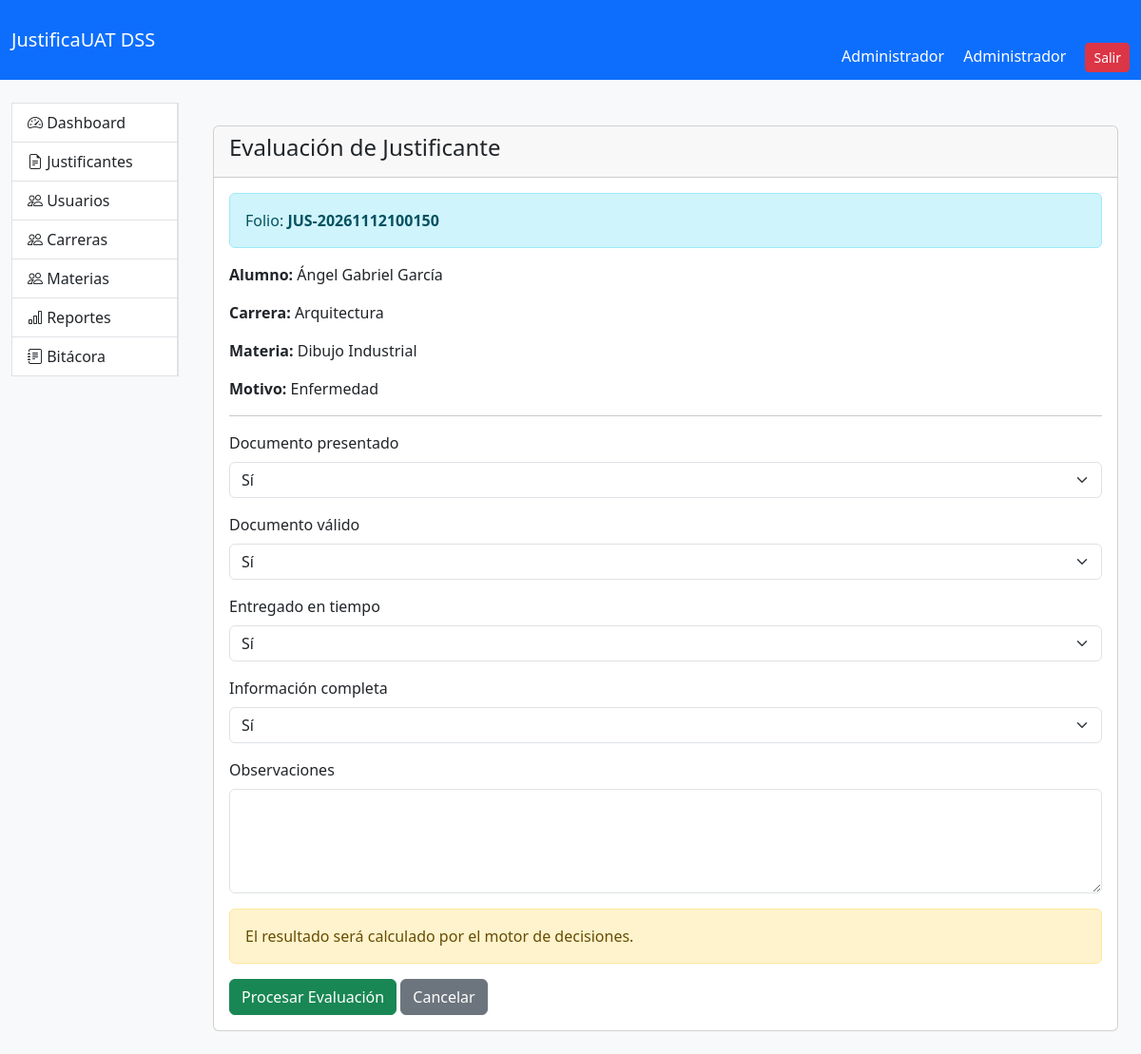
Screenshot of /public/index.php?page=justificantes_review&id=5 (signed in) with the database file from the repository.
### tables this page shows
CREATE TABLE `justificantes` (
  `id` int(11) NOT NULL AUTO_INCREMENT,
  `folio` varchar(50) DEFAULT NULL,
  `alumno_id` int(11) NOT NULL,
  `materia_id` int(11) NOT NULL,
  `fecha_ausencia` date NOT NULL,
  `motivo` text NOT NULL,
  `archivo_evidencia` varchar(255) DEFAULT NULL,
  `estado` enum('Pendiente','Aprobado','Rechazado','Correccion','RevisionEspecial') DEFAULT 'Pendiente',
  `fecha_registro` timestamp NOT NULL DEFAULT current_timestamp(),
  `fecha_resolucion` datetime DEFAULT NULL,
  `observaciones` text DEFAULT NULL,
  `pdf_path` varchar(255) DEFAULT NULL,
  PRIMARY KEY (`id`),
  UNIQUE KEY `folio` (`folio`),
  KEY `fk_justificante_alumno` (`alumno_id`),
  KEY `fk_justificante_materia` (`materia_id`),
  CONSTRAINT `fk_justificante_alumno` FOREIGN KEY (`alumno_id`) REFERENCES `alumnos` (`id`),
  CONSTRAINT `fk_justificante_materia` FOREIGN KEY (`materia_id`) REFERENCES `materias` (`id`)
);

CREATE TABLE `alumnos` (
  `id` int(11) NOT NULL AUTO_INCREMENT,
  `matricula` varchar(20) NOT NULL,
  `nombre` varchar(150) NOT NULL,
  `carrera_id` int(11) NOT NULL,
  `correo` varchar(150) DEFAULT NULL,
  `telefono` varchar(20) DEFAULT NULL,
  `activo` tinyint(1) DEFAULT 1,
  `created_at` timestamp NOT NULL DEFAULT current_timestamp(),
  `usuario_id` int(11) DEFAULT NULL,
  PRIMARY KEY (`id`),
  UNIQUE KEY `matricula` (`matricula`),
  KEY `fk_alumno_carrera` (`carrera_id`),
  KEY `fk_alumno_usuario` (`usuario_id`),
  CONSTRAINT `fk_alumno_carrera` FOREIGN KEY (`carrera_id`) REFERENCES `carreras` (`id`),
  CONSTRAINT `fk_alumno_usuario` FOREIGN KEY (`usuario_id`) REFERENCES `usuarios` (`id`)
);

CREATE TABLE `carreras` (
  `id` int(11) NOT NULL AUTO_INCREMENT,
  `nombre` varchar(150) NOT NULL,
  `clave` varchar(20) DEFAULT NULL,
  `created_at` timestamp NOT NULL DEFAULT current_timestamp(),
  `activo` tinyint(1) DEFAULT 1,
  PRIMARY KEY (`id`),
  UNIQUE KEY `clave` (`clave`)
);

CREATE TABLE `materias` (
  `id` int(11) NOT NULL AUTO_INCREMENT,
  `nombre` varchar(150) NOT NULL,
  `clave` varchar(30) DEFAULT NULL,
  `carrera_id` int(11) DEFAULT NULL,
  `created_at` timestamp NOT NULL DEFAULT current_timestamp(),
  `activo` tinyint(1) NOT NULL DEFAULT 1,
  PRIMARY KEY (`id`),
  KEY `fk_materia_carrera` (`carrera_id`),
  CONSTRAINT `fk_materia_carrera` FOREIGN KEY (`carrera_id`) REFERENCES `carreras` (`id`)
);

### app/Controllers/JustificanteController.php (called while the page is built, shortened)
<?php
require_once __DIR__ . '/../Models/Justificante.php';
class JustificanteController
{
public function review()
{
    $id = $_GET['id'] ?? null;
    $justificante = Justificante::obtenerPorId($id);
    require_once __DIR__ . '/../Views/justificantes/review.php';
}
}
?>

### app/Models/Justificante.php (called while the page is built, shortened)
<?php
class Justificante
{
    public static function obtenerPorId($id)
    {
        $db = Database::connect();
        $sql = "SELECT
                j.*,
                a.nombre AS nombre_alumno,
                a.matricula,
                c.nombre AS carrera,
                m.nombre AS materia
                FROM justificantes j
                INNER JOIN alumnos a
                ON j.alumno_id = a.id
                INNER JOIN carreras c
                ON a.carrera_id = c.id
                INNER JOIN materias m
                ON j.materia_id = m.id
                WHERE j.id = ?";
        $stmt = $db->prepare($sql);
        $stmt->execute([$id]);
        return $stmt->fetch(PDO::FETCH_ASSOC);
    }
}
?>

### app/Views/justificantes/review.php (the view, shortened to what this page needs)
<?php include '../app/Views/layouts/header.php'; ?>
<?php include '../app/Views/layouts/navbar.php'; ?>
<div class="container-fluid mt-4">
    <div class="row">
        <div class="col-md-2">
        <?php include '../app/Views/layouts/sidebar.php'; ?>
        </div>
        <div class="col-md-10 p-4">
            <div class="card">
                <div class="card-header">
                    <h4>
                        Evaluación de Justificante
                    </h4>
                </div>
                <div class="card-body">
                    <div class="alert alert-info">
                        Folio:
                        <strong>
                            <?= $justificante['folio']; ?>
                        </strong>
                    </div>
                    <p>
                        <strong>Alumno:</strong>
                        <?= $justificante['nombre_alumno']; ?>
                    </p>
                    <p>
                        <strong>Carrera:</strong>
                        <?= $justificante['carrera']; ?>
                    </p>
                    <p>
                        <strong>Materia:</strong>
                        <?= $justificante['materia']; ?>
                    </p>
                    <p>
                        <strong>Motivo:</strong>
                        <?= $justificante['motivo']; ?>
                    </p>
                    <hr>
                    <form method="POST">
                        <div class="mb-3">
                            <label class="form-label">
                                Documento presentado
                            </label>
                            <select
                                name="documento_presentado"
                                class="form-select">
                                <option value="1">
                                    Sí
                                </option>
                            </select>
                        </div>
                        <div class="mb-3">
                            <label class="form-label">
                                Documento válido
                            </label>
                            <select
                                name="documento_valido"
                                class="form-select">
                                <option value="1">
                                    Sí
                                </option>
                            </select>
                        </div>
                        <div class="mb-3">
                            <label class="form-label">
                                Entregado en tiempo
                            </label>
                            <select
                                name="entregado_tiempo"
                                class="form-select">
                                <option value="1">
                                    Sí
                                </option>
                            </select>
                        </div>
                        <div class="mb-3">
    <label class="form-label">
        Información completa
    </label>
    <select
        name="informacion_completa"
        class="form-select">
        <option value="1">
            Sí
        </option>
    </select>
</div>
<div class="mb-3">
    <label class="form-label">
        Observaciones
    </label>
    <textarea
        name="observaciones"
        rows="4"
        class="form-control"></textarea>
</div>
<div class="alert alert-warning">
    El resultado será calculado por el motor de decisiones.
</div>
<button
    type="submit"
    class="btn btn-success">
    Procesar Evaluación
</button>
<a
    href="index.php?page=justificantes"
    class="btn btn-secondary">
    Cancelar
</a>
</form>

### public/assets/css/style.css (style rules this page uses)
body { background:#f8f9fa; }

### rows the page displays
justificantes: folio "JUS-20261112100150", alumno.nombre "Ángel Gabriel García", carreras.nombre "Arquitectura", materia.nombre "Dibujo Industrial", motivo "Enfermedad"

### other values shown
$_SESSION['nombre'] "Administrador"
$_SESSION['rol'] "Administrador"
